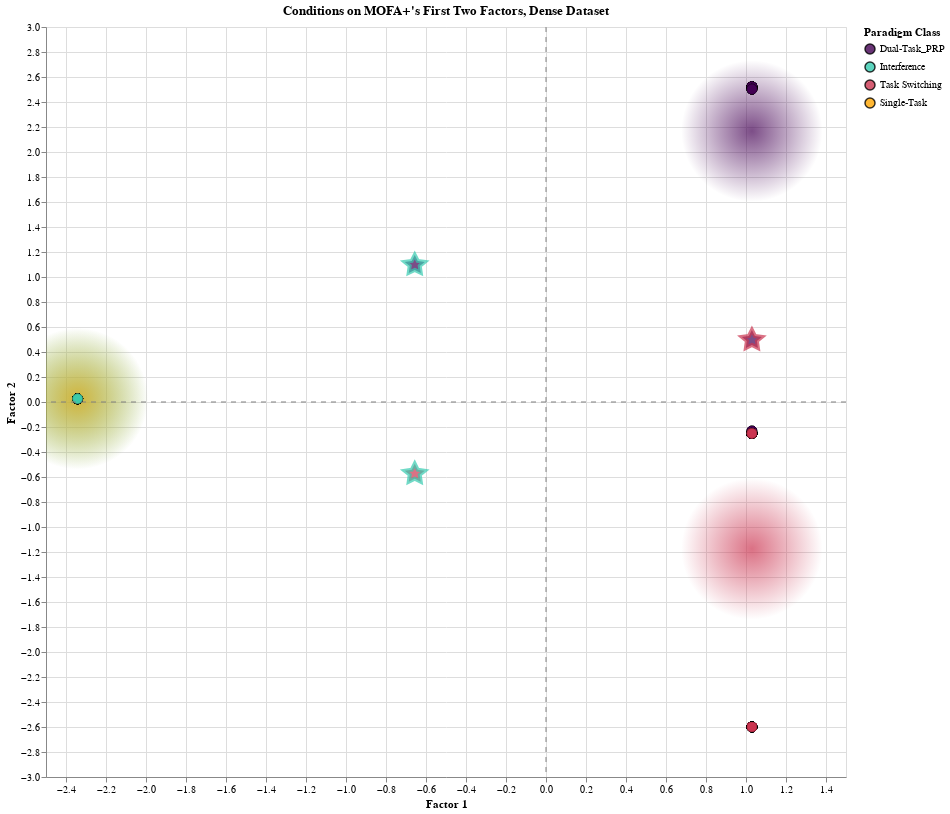

The notebook cell this image was saved under:
### Markdown cell above
The plot below is the direct analog of the PCA scatter plot. Each point is an experimental condition, plotted in the space defined by the latent factors. We color by the paradigm class (group) assigned during preprocessing to see if the factors successfully separate these classes.

### Code cell
# --- 5. Define Tooltip Columns ---
tooltip_cols = [
    alt.Tooltip('Experiment:N', title='Experiment'),
    alt.Tooltip('Paradigm:N', title='Paradigm Class'),
    alt.Tooltip('Task 2 Response Probability:Q', title='T2 Response Probability', format='.2f'),
    alt.Tooltip('Inter-task SOA:N', title='Inter-task SOA'),
    alt.Tooltip('Distractor SOA:N', title='Distractor SOA'),
    alt.Tooltip('Task 1 CSI:Q', title='T1 CSI', format='.0f'),
    alt.Tooltip('Task 2 CSI:Q', title='T2 CSI', format='.0f'),
    alt.Tooltip('RSI:Q', title='RSI', format='.0f'),
    alt.Tooltip('RSI is Predictable:N', title='RSI Predictable'),
    alt.Tooltip('Switch Rate:Q', title='Switch Rate (%)', format='.1f'),
    alt.Tooltip('Trial Transition Type:N', title='Transition Type'),
    #alt.Tooltip('Stimulus-Stimulus Congruency:N', title='Stimulus-Stimulus Congruency'),
    #alt.Tooltip('Stimulus-Response Congruency:N', title='Stimulus-Response Congruency'),
    alt.Tooltip('Stimulus Bivalence & Congruency:N', title='Stimulus Bivalence & Congruency'),
    alt.Tooltip('Response Set Overlap:N', title='Response Set Overlap'),
    alt.Tooltip('Task 1 Stimulus-Response Mapping:N', title='T1 Stimulus-Response Mapping'),
    alt.Tooltip('Task 2 Stimulus-Response Mapping:N', title='T2 Stimulus-Response Mapping'),
    alt.Tooltip('Task 1 Difficulty:Q', title='T1 Difficulty', format='.1f'),
    alt.Tooltip('Task 2 Difficulty:Q', title='T2 Difficulty', format='.1f'),
    alt.Tooltip('Task 2 CSI is NA:N', title='T2 CSI is N/A'),
    alt.Tooltip('Task 2 Difficulty is NA:N', title='T2 Difficulty is N/A'),
    alt.Tooltip('Inter-task SOA is NA:N', title='Inter-task SOA is N/A'),
    alt.Tooltip('Distractor SOA is NA:N', title='Distractor SOA is N/A'),
    alt.Tooltip('Intra-Trial Task Relationship:N', title='Intra-Trial Task Relationship')
]
model_filepath = f"mofa_models/cognitive_control_conditions_ard_factors_{ard_factors}_model.hdf5" 
mofa_model = mfx.mofa_model(model_filepath)
factors_df = mofa_model.get_factors(df=True)

# --- 1. Combine data and calculate centroids ---
mofa_plot_df = pd.concat([
    df_processed.reset_index(drop=True),
    factors_df.reset_index(drop=True)
], axis=1)
mofa_plot_df['Point Type'] = 'Empirical Data'

centroids_df = au.find_centroids(mofa_plot_df[[c for c in mofa_plot_df.columns if c.startswith("Factor")] + ["Paradigm"]], paradigm_col='Paradigm')
centroids_df = pd.DataFrame.from_dict(centroids_df, orient='index').reset_index()
centroids_df = centroids_df.rename(columns={'index': 'Paradigm'})
centroids_df['Point Type'] = 'Centroid'

# --- 2. Generate interpolated points using the new utility function ---
interpolation_pairs = [
    ('Dual-Task_PRP', 'Task Switching'),
    ('Dual-Task_PRP', 'Interference'),
    ('Task Switching', 'Interference')
]

model_artifacts_mofa = {'type': 'mofa', 'model': mofa_model, 'preprocessor': preprocessor}

interpolated_df = au.generate_interpolated_points(
    latent_space_df=mofa_plot_df,
    model_artifacts=model_artifacts_mofa,
    interpolation_pairs=interpolation_pairs
)

final_plot_df = pd.concat([mofa_plot_df, centroids_df, interpolated_df], ignore_index=True)
final_plot_df['Parent1'] = final_plot_df['Parent1'].fillna('N/A')
final_plot_df['Parent2'] = final_plot_df['Parent2'].fillna('N/A')
final_plot_df = plot.add_na_mask_from_flag(final_plot_df)

# Now, call the plotting function from plot.py
mofa_chart = plot.create_latent_space_plot(final_plot_df, "Factor1", "Factor2", "Factor 1", "Factor 2", "Conditions on MOFA+'s First Two Factors, Dense Dataset", tooltip_cols,
                                          has_interpolation=True, output_filename="mofa_plot_dense_dataset.json")
mofa_chart

### Figure 1 — Vega-Lite specification as saved in the notebook (floating-point values rounded to 4 significant figures; data arrays with more than 128 entries replaced by an {"elided": "..."} marker saying what was removed)
{"config": {"view": {"continuousWidth": 300, "continuousHeight": 300}}, "layer": [{"data": {"name": "data-4bf0cfb5fa3b95e9fe4e09aadec37587"}, "mark": {"type": "circle", "size": 20000}, "encoding": {"color": {"value": {"gradient": "radial", "stops": [{"color": "#440154", "offset": 0}, {"color": "rgba(68, 1, 84, 0)", "offset": 1}]}}, "x": {"field": "Factor1", "type": "quantitative"}, "y": {"field": "Factor2", "type": "quantitative"}}, "name": "view_5", "transform": [{"filter": "((datum.Paradigm === 'Dual-Task_PRP') && (datum['Point Type'] === 'Centroid'))"}]}, {"data": {"name": "data-4bf0cfb5fa3b95e9fe4e09aadec37587"}, "mark": {"type": "circle", "size": 20000}, "encoding": {"color": {"value": {"gradient": "radial", "stops": [{"color": "#34CBAF", "offset": 0}, {"color": "rgba(52, 203, 175, 0)", "offset": 1}]}}, "x": {"field": "Factor1", "type": "quantitative"}, "y": {"field": "Factor2", "type": "quantitative"}}, "transform": [{"filter": "((datum.Paradigm === 'Interference') && (datum['Point Type'] === 'Centroid'))"}]}, {"data": {"name": "data-4bf0cfb5fa3b95e9fe4e09aadec37587"}, "mark": {"type": "circle", "size": 20000}, "encoding": {"color": {"value": {"gradient": "radial", "stops": [{"color": "#CB3450", "offset": 0}, {"color": "rgba(203, 52, 80, 0)", "offset": 1}]}}, "x": {"field": "Factor1", "type": "quantitative"}, "y": {"field": "Factor2", "type": "quantitative"}}, "transform": [{"filter": "((datum.Paradigm === 'Task Switching') && (datum['Point Type'] === 'Centroid'))"}]}, {"data": {"name": "data-4bf0cfb5fa3b95e9fe4e09aadec37587"}, "mark": {"type": "circle", "size": 20000}, "encoding": {"color": {"value": {"gradient": "radial", "stops": [{"color": "#FFA500", "offset": 0}, {"color": "rgba(255, 165, 0, 0)", "offset": 1}]}}, "x": {"field": "Factor1", "type": "quantitative"}, "y": {"field": "Factor2", "type": "quantitative"}}, "transform": [{"filter": "((datum.Paradigm === 'Single-Task') && (datum['Point Type'] === 'Centroid'))"}]}, {"data": {"name": "data-4bf0cfb5fa3b95e9fe4e09aadec37587"}, "mark": {"type": "circle", "opacity": 0.8, "size": 100, "stroke": "black", "strokeWidth": 0.2}, "encoding": {"color": {"field": "Paradigm", "scale": {"domain": ["Dual-Task_PRP", "Interference", "Task Switching", "Single-Task"], "range": ["#440154", "#34CBAF", "#CB3450", "#FFA500"]}, "title": "Paradigm Class", "type": "nominal"}, "tooltip": [{"field": "Experiment", "title": "Experiment", "type": "nominal"}, {"field": "Paradigm", "title": "Paradigm Class", "type": "nominal"}, {"field": "Task 2 Response Probability", "format": ".2f", "title": "T2 Response Probability", "type": "quantitative"}, {"field": "Inter-task SOA", "title": "Inter-task SOA", "type": "nominal"}, {"field": "Distractor SOA", "title": "Distractor SOA", "type": "nominal"}, {"field": "Task 1 CSI", "format": ".0f", "title": "T1 CSI", "type": "quantitative"}, {"field": "Task 2 CSI", "format": ".0f", "title": "T2 CSI", "type": "quantitative"}, {"field": "RSI", "format": ".0f", "title": "RSI", "type": "quantitative"}, {"field": "RSI is Predictable", "title": "RSI Predictable", "type": "nominal"}, {"field": "Switch Rate", "format": ".1f", "title": "Switch Rate (%)", "type": "quantitative"}, {"field": "Trial Transition Type", "title": "Transition Type", "type": "nominal"}, {"field": "Stimulus Bivalence & Congruency", "title": "Stimulus Bivalence & Congruency", "type": "nominal"}, {"field": "Response Set Overlap", "title": "Response Set Overlap", "type": "nominal"}, {"field": "Task 1 Stimulus-Response Mapping", "title": "T1 Stimulus-Response Mapping", "type": "nominal"}, {"field": "Task 2 Stimulus-Response Mapping", "title": "T2 Stimulus-Response Mapping", "type": "nominal"}, {"field": "Task 1 Difficulty", "format": ".1f", "title": "T1 Difficulty", "type": "quantitative"}, {"field": "Task 2 Difficulty", "format": ".1f", "title": "T2 Difficulty", "type": "quantitative"}, {"field": "Task 2 CSI is NA", "title": "T2 CSI is N/A", "type": "nominal"}, {"field": "Task 2 Difficulty is NA", "title": "T2 Difficulty is N/A", "type": "nominal"}, {"field": "Inter-task SOA is NA", "title": "Inter-task SOA is N/A", "type": "nominal"}, {"field": "Distractor SOA is NA", "title": "Distractor SOA is N/A", "type": "nominal"}, {"field": "Intra-Trial Task Relationship", "title": "Intra-Trial Task Relationship", "type": "nominal"}], "x": {"field": "Factor1", "title": "Factor 1", "type": "quantitative"}, "y": {"field": "Factor2", "title": "Factor 2", "type": "quantitative"}}, "transform": [{"filter": "(datum['Point Type'] === 'Empirical Data')"}]}, {"data": {"name": "data-4bf0cfb5fa3b95e9fe4e09aadec37587"}, "mark": {"type": "point", "filled": true, "shape": "M0,.5L.6,.8L.5,.1L1,-.3L.3,-.4L0,-1L-.3,-.4L-1,-.3L-.5,.1L-.6,.8L0,.5Z", "size": 400, "strokeWidth": 4}, "encoding": {"color": {"field": "Parent1", "legend": null, "scale": {"domain": ["Dual-Task_PRP", "Interference", "Task Switching", "Single-Task"], "range": ["#440154", "#34CBAF", "#CB3450", "#FFA500"]}, "title": "Paradigm Class", "type": "nominal"}, "stroke": {"field": "Parent2", "legend": null, "scale": {"domain": ["Dual-Task_PRP", "Interference", "Task Switching", "Single-Task"], "range": ["#440154", "#34CBAF", "#CB3450", "#FFA500"]}, "title": "Paradigm Class", "type": "nominal"}, "tooltip": [{"field": "Experiment", "title": "Experiment", "type": "nominal"}, {"field": "Paradigm", "title": "Paradigm Class", "type": "nominal"}, {"field": "Task 2 Response Probability", "format": ".2f", "title": "T2 Response Probability", "type": "quantitative"}, {"field": "Inter-task SOA", "title": "Inter-task SOA", "type": "nominal"}, {"field": "Distractor SOA", "title": "Distractor SOA", "type": "nominal"}, {"field": "Task 1 CSI", "format": ".0f", "title": "T1 CSI", "type": "quantitative"}, {"field": "Task 2 CSI", "format": ".0f", "title": "T2 CSI", "type": "quantitative"}, {"field": "RSI", "format": ".0f", "title": "RSI", "type": "quantitative"}, {"field": "RSI is Predictable", "title": "RSI Predictable", "type": "nominal"}, {"field": "Switch Rate", "format": ".1f", "title": "Switch Rate (%)", "type": "quantitative"}, {"field": "Trial Transition Type", "title": "Transition Type", "type": "nominal"}, {"field": "Stimulus Bivalence & Congruency", "title": "Stimulus Bivalence & Congruency", "type": "nominal"}, {"field": "Response Set Overlap", "title": "Response Set Overlap", "type": "nominal"}, {"field": "Task 1 Stimulus-Response Mapping", "title": "T1 Stimulus-Response Mapping", "type": "nominal"}, {"field": "Task 2 Stimulus-Response Mapping", "title": "T2 Stimulus-Response Mapping", "type": "nominal"}, {"field": "Task 1 Difficulty", "format": ".1f", "title": "T1 Difficulty", "type": "quantitative"}, {"field": "Task 2 Difficulty", "format": ".1f", "title": "T2 Difficulty", "type": "quantitative"}, {"field": "Task 2 CSI is NA", "title": "T2 CSI is N/A", "type": "nominal"}, {"field": "Task 2 Difficulty is NA", "title": "T2 Difficulty is N/A", "type": "nominal"}, {"field": "Inter-task SOA is NA", "title": "Inter-task SOA is N/A", "type": "nominal"}, {"field": "Distractor SOA is NA", "title": "Distractor SOA is N/A", "type": "nominal"}, {"field": "Intra-Trial Task Relationship", "title": "Intra-Trial Task Relationship", "type": "nominal"}], "x": {"field": "Factor1", "type": "quantitative"}, "y": {"field": "Factor2", "type": "quantitative"}}, "transform": [{"filter": "(datum['Point Type'] === 'Interpolated')"}]}, {"data": {"name": "data-a0a55d106695e8d630baff0f16eee66d"}, "mark": {"type": "rule", "color": "grey", "strokeDash": [5, 5]}, "encoding": {"y": {"field": "y", "type": "quantitative"}}}, {"data": {"name": "data-d285a7403ed98ae579761d64a864032b"}, "mark": {"type": "rule", "color": "grey", "strokeDash": [5, 5]}, "encoding": {"x": {"field": "x", "type": "quantitative"}}}], "height": 750, "params": [{"name": "param_5", "select": {"type": "interval", "encodings": ["x", "y"]}, "bind": "scales", "views": ["view_5"]}], "resolve": {"legend": {"color": "shared"}, "scale": {"color": "independent", "stroke": "independent"}}, "title": "Conditions on MOFA+'s First Two Factors, Dense Dataset", "width": 800, "$schema": "https://vega.github.io/schema/vega-lite/v5.20.1.json", "datasets": {"data-4bf0cfb5fa3b95e9fe4e09aadec37587": {"elided": "400 records"}, "data-a0a55d106695e8d630baff0f16eee66d": [{"y": 0}], "data-d285a7403ed98ae579761d64a864032b": [{"x": 0}]}}
